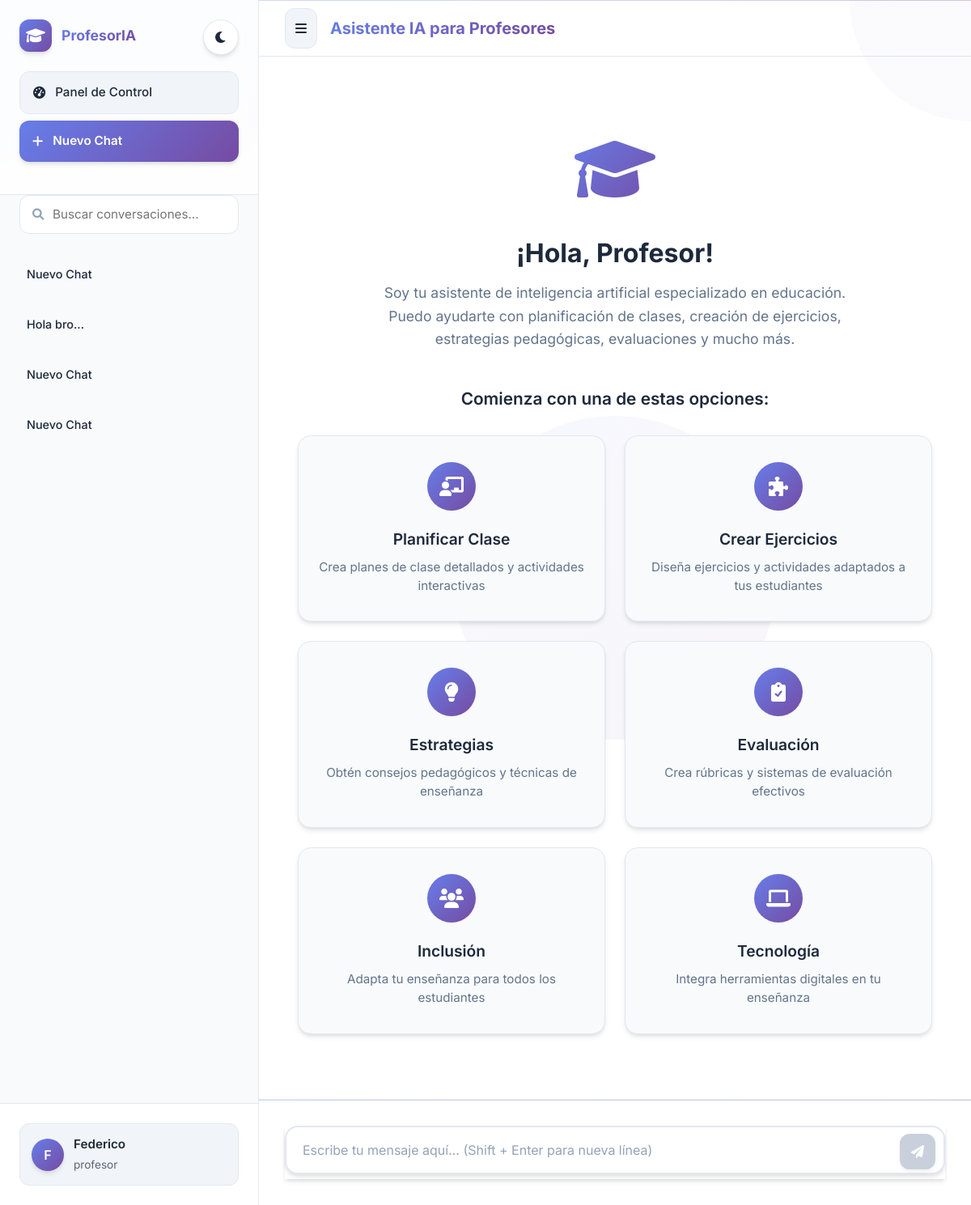
The page /chat (signed in) on the database as committed earlier.
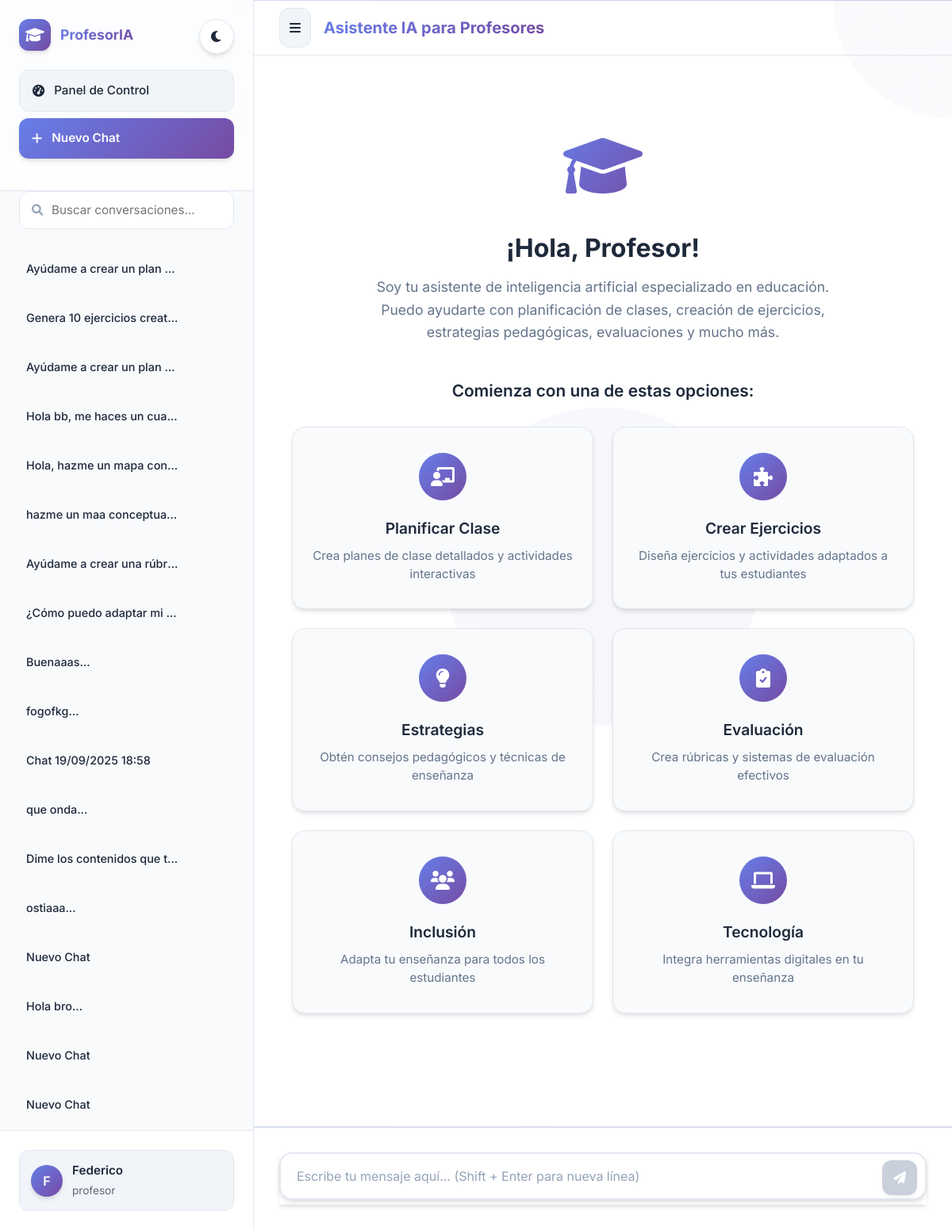
The same page on the database as committed later.
### app/models.py (models this page shows, shortened)
class ChatIA(db.Model):
    __tablename__ = 'chats_ia'
    id = db.Column(db.Integer, primary_key=True)
    nombre_chat = db.Column(db.String(200))  # Generado automÃƒÆ’Ã‚Â¡ticamente por IA
    carpeta = db.Column(db.String(100))  # Para organizaciÃƒÆ’Ã‚Â³n del alumno
    usuario_id = db.Column(db.Integer, db.ForeignKey('usuarios.id'), nullable=False)
    fecha_creacion = db.Column(db.DateTime, default=datetime.utcnow)
    fecha_ultimo_mensaje = db.Column(db.DateTime, default=datetime.utcnow)
    mensajes = db.relationship('MensajeChatIA', backref='chat', order_by='MensajeChatIA.fecha_envio')
    usuario = db.relationship('Usuario', backref='chats_ia')

### app/routes.py (the view)
@routes.route('/chat')
def chat_index():
    if 'user_id' not in login_session:
        return redirect(url_for('routes.login'))
    user = Usuario.query.get(login_session['user_id'])
    if not user:
        flash("Usuario no encontrado", "error")
        return redirect(url_for('routes.login'))
    chats = chat_ia_universal.obtener_chats_usuario(user.id)
    template_name = 'profesor_chat.html' if user.rol == RolUsuario.PROFESOR else 'alumno_chat.html'
    return render_template(template_name,
                         chats=chats,
                         user_name=user.nombre,
                         user_role=user.rol.value if hasattr(user.rol, 'value') else str(user.rol))

### app/groq_stream.py (called while the page is built)
    def obtener_chats_usuario(self, usuario_id: int) -> List[ChatIA]:
        try:
            chats = ChatIA.query.filter_by(
                usuario_id=usuario_id
            ).order_by(
                ChatIA.fecha_ultimo_mensaje.desc()
            ).all()
            return chats
        except Exception as e:
            logger.error(f"Error obteniendo chats: {e}")
            return []

### app/routes.py (called while the page is built)
@routes.context_processor
def inject_user_globals():
    if 'user_id' in login_session:
        user = Usuario.query.get(login_session['user_id'])
        if user:
            sessions = ChatIA.query\
                        .filter_by(usuario_id=user.id)\
                        .order_by(ChatIA.fecha_ultimo_mensaje.desc())\
                        .all()
            return {
                'sessions': sessions,
                'user_name': user.nombre,  # ✅ Usar 'nombre'
                'user': user
            }
    return {}

### app/templates/profesor_chat.html (shortened to what the changed rows need)
<!DOCTYPE html>
<html lang="es">
<head>
    <link href="https://cdn.jsdelivr.net/npm/bootstrap@5.1.3/dist/css/bootstrap.min.css" rel="stylesheet">
    <link href="https://cdnjs.cloudflare.com/ajax/libs/font-awesome/6.0.0/css/all.min.css" rel="stylesheet">
</head>
<body>
    <div class="main-container">
        <aside class="sidebar" id="sidebar">
            <div class="chats-list" id="chatsList">
                {% for chat in chats %}
                <div class="chat-item {% if chat_actual and chat.id == chat_actual.id %}active{% endif %}"
                     onclick="irAChat({{ chat.id }})" data-chat-id="{{ chat.id }}">
                    <span class="chat-name">{{ chat.nombre_chat or 'Conversación sin nombre' }}</span>
                </div>
                {% endfor %}
            </div>
        </aside>
        <main class="main-content">
            <header class="chat-header">
                <h1 class="chat-title mb-0">
                    {% if chat_actual %}
                        {{ chat_actual.nombre_chat or 'Conversación sin nombre' }}
                    {% else %}
                        Asistente IA para Profesores
                    {% endif %}
                </h1>
            </header>
            <div class="messages-container" id="messagesContainer">
                <div class="messages-wrapper">
                    {% if chat_actual and mensajes %}
                        {% for mensaje in mensajes %}
                        <div class="message {% if mensaje.es_usuario %}user-message{% else %}ai-message{% endif %}">
                            <div class="message-avatar">
                                {% if mensaje.es_usuario %}
                                    {{ user_name[0].upper() if user_name else 'P' }}
                                {% else %}
                                    <i class="fas fa-robot"></i>
                                {% endif %}
                            </div>
                            <div class="message-content">
                                {% if mensaje.es_usuario %}
                                    {{ mensaje.contenido_original | e }}
                                {% else %}
                                    {{ mensaje.contenido_renderizado | safe }}
                                {% endif %}
                            </div>
                        </div>
                        {% endfor %}
                    {% else %}
                    <div class="empty-state">
                        <h2>¡Hola, Profesor!</h2>
                    </div>
                    {% endif %}
                </div>
            </div>
        </main>
    </div>
</body>
</html>

Rows that differ between the two databases and show on the page:
added ChatIA: nombre_chat "Ayúdame a crear un plan…"
added ChatIA: nombre_chat "Genera 10 ejercicios creat…"
added ChatIA: nombre_chat "Ayúdame a crear un plan…"
added ChatIA: nombre_chat "Hola bb, me haces un cua…"
added ChatIA: nombre_chat "Hola, hazme un mapa con…"
added ChatIA: nombre_chat "hazme un maa conceptua…"
added ChatIA: nombre_chat "Ayúdame a crear una rúbr…"
added ChatIA: nombre_chat "¿Cómo puedo adaptar mi…"
added ChatIA: nombre_chat "Buenaaas..."
added ChatIA: nombre_chat "fogofkg..."
added ChatIA: nombre_chat "Chat 19/09/2025 18:58"
added ChatIA: nombre_chat "que onda..."
added ChatIA: nombre_chat "Dime los contenidos que t…"
added ChatIA: nombre_chat "ostiaaa..."
